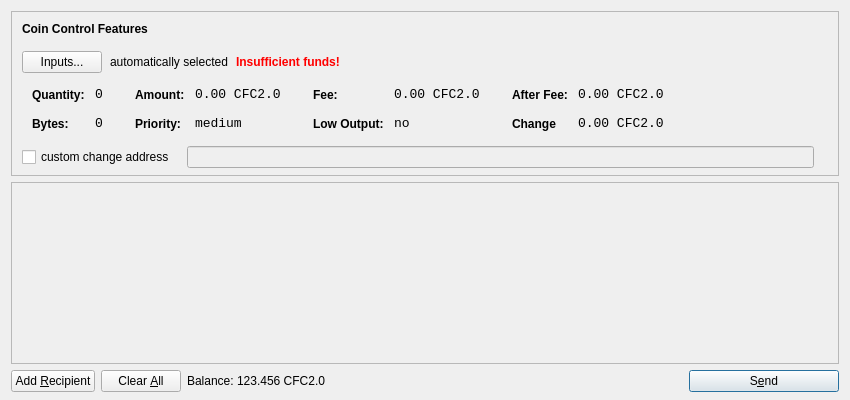
<?xml version="1.0" encoding="UTF-8"?>
<ui version="4.0">
 <class>SendCoinsDialog</class>
 <widget class="QDialog" name="SendCoinsDialog">
  <property name="geometry">
   <rect>
    <x>0</x>
    <y>0</y>
    <width>850</width>
    <height>400</height>
   </rect>
  </property>
  <property name="windowTitle">
   <string>Send Coins</string>
  </property>
  <layout class="QVBoxLayout" name="verticalLayout" stretch="0,1,0">
   <property name="bottomMargin">
    <number>8</number>
   </property>
   <item>
    <widget class="QFrame" name="frameCoinControl">
     <property name="sizePolicy">
      <sizepolicy hsizetype="Expanding" vsizetype="Expanding">
       <horstretch>0</horstretch>
       <verstretch>0</verstretch>
      </sizepolicy>
     </property>
     <property name="maximumSize">
      <size>
       <width>16777215</width>
       <height>16777215</height>
      </size>
     </property>
     <property name="frameShape">
      <enum>QFrame::StyledPanel</enum>
     </property>
     <property name="frameShadow">
      <enum>QFrame::Sunken</enum>
     </property>
     <layout class="QVBoxLayout" name="verticalLayoutCoinControl2">
      <property name="spacing">
       <number>-1</number>
      </property>
      <property name="leftMargin">
       <number>0</number>
      </property>
      <property name="topMargin">
       <number>0</number>
      </property>
      <property name="rightMargin">
       <number>0</number>
      </property>
      <property name="bottomMargin">
       <number>6</number>
      </property>
      <item>
       <layout class="QVBoxLayout" name="verticalLayoutCoinControl" stretch="0,0,0,0,1">
        <property name="spacing">
         <number>0</number>
        </property>
        <property name="leftMargin">
         <number>10</number>
        </property>
        <property name="topMargin">
         <number>10</number>
        </property>
        <item>
         <layout class="QHBoxLayout" name="horizontalLayoutCoinControl1">
          <property name="bottomMargin">
           <number>15</number>
          </property>
          <item>
           <widget class="QLabel" name="labelCoinControlFeatures">
            <property name="sizePolicy">
             <sizepolicy hsizetype="Preferred" vsizetype="Maximum">
              <horstretch>0</horstretch>
              <verstretch>0</verstretch>
             </sizepolicy>
            </property>
            <property name="font">
             <font>
              <weight>75</weight>
              <bold>true</bold>
             </font>
            </property>
            <property name="styleSheet">
             <string notr="true">font-weight:bold;</string>
            </property>
            <property name="text">
             <string>Coin Control Features</string>
            </property>
           </widget>
          </item>
         </layout>
        </item>
        <item>
         <layout class="QHBoxLayout" name="horizontalLayoutCoinControl2" stretch="0,0,0,0">
          <property name="spacing">
           <number>8</number>
          </property>
          <property name="bottomMargin">
           <number>10</number>
          </property>
          <item>
           <widget class="QPushButton" name="pushButtonCoinControl">
            <property name="styleSheet">
             <string notr="true"/>
            </property>
            <property name="text">
             <string>Inputs...</string>
            </property>
           </widget>
          </item>
          <item>
           <widget class="QLabel" name="labelCoinControlAutomaticallySelected">
            <property name="text">
             <string>automatically selected</string>
            </property>
            <property name="margin">
             <number>5</number>
            </property>
           </widget>
          </item>
          <item>
           <widget class="QLabel" name="labelCoinControlInsuffFunds">
            <property name="font">
             <font>
              <weight>75</weight>
              <bold>true</bold>
             </font>
            </property>
            <property name="styleSheet">
             <string notr="true">color:red;font-weight:bold;</string>
            </property>
            <property name="text">
             <string>Insufficient funds!</string>
            </property>
            <property name="margin">
             <number>5</number>
            </property>
           </widget>
          </item>
          <item>
           <spacer name="horizontalSpacerCoinControl">
            <property name="orientation">
             <enum>Qt::Horizontal</enum>
            </property>
            <property name="sizeHint" stdset="0">
             <size>
              <width>40</width>
              <height>1</height>
             </size>
            </property>
           </spacer>
          </item>
         </layout>
        </item>
        <item>
         <widget class="QWidget" name="widgetCoinControl" native="true">
          <property name="sizePolicy">
           <sizepolicy hsizetype="Preferred" vsizetype="Preferred">
            <horstretch>0</horstretch>
            <verstretch>0</verstretch>
           </sizepolicy>
          </property>
          <property name="minimumSize">
           <size>
            <width>0</width>
            <height>0</height>
           </size>
          </property>
          <property name="styleSheet">
           <string notr="true"/>
          </property>
          <layout class="QHBoxLayout" name="horizontalLayoutCoinControl5">
           <property name="margin">
            <number>0</number>
           </property>
           <item>
            <layout class="QHBoxLayout" name="horizontalLayoutCoinControl3" stretch="0,0,0,1">
             <property name="spacing">
              <number>20</number>
             </property>
             <property name="topMargin">
              <number>0</number>
             </property>
             <property name="bottomMargin">
              <number>10</number>
             </property>
             <item>
              <layout class="QFormLayout" name="formLayoutCoinControl1">
               <property name="horizontalSpacing">
                <number>10</number>
               </property>
               <property name="verticalSpacing">
                <number>14</number>
               </property>
               <property name="leftMargin">
                <number>10</number>
               </property>
               <property name="topMargin">
                <number>4</number>
               </property>
               <property name="rightMargin">
                <number>6</number>
               </property>
               <item row="0" column="0">
                <widget class="QLabel" name="labelCoinControlQuantityText">
                 <property name="styleSheet">
                  <string notr="true">font-weight:bold;</string>
                 </property>
                 <property name="text">
                  <string>Quantity:</string>
                 </property>
                 <property name="margin">
                  <number>0</number>
                 </property>
                </widget>
               </item>
               <item row="0" column="1">
                <widget class="QLabel" name="labelCoinControlQuantity">
                 <property name="font">
                  <font>
                   <family>Monospace</family>
                   <pointsize>10</pointsize>
                  </font>
                 </property>
                 <property name="cursor">
                  <cursorShape>IBeamCursor</cursorShape>
                 </property>
                 <property name="contextMenuPolicy">
                  <enum>Qt::ActionsContextMenu</enum>
                 </property>
                 <property name="text">
                  <string>0</string>
                 </property>
                 <property name="margin">
                  <number>0</number>
                 </property>
                 <property name="textInteractionFlags">
                  <set>Qt::LinksAccessibleByMouse|Qt::TextSelectableByKeyboard|Qt::TextSelectableByMouse</set>
                 </property>
                </widget>
               </item>
               <item row="1" column="0">
                <widget class="QLabel" name="labelCoinControlBytesText">
                 <property name="styleSheet">
                  <string notr="true">font-weight:bold;</string>
                 </property>
                 <property name="text">
                  <string>Bytes:</string>
                 </property>
                </widget>
               </item>
               <item row="1" column="1">
                <widget class="QLabel" name="labelCoinControlBytes">
                 <property name="font">
                  <font>
                   <family>Monospace</family>
                   <pointsize>10</pointsize>
                  </font>
                 </property>
                 <property name="cursor">
                  <cursorShape>IBeamCursor</cursorShape>
                 </property>
                 <property name="contextMenuPolicy">
                  <enum>Qt::ActionsContextMenu</enum>
                 </property>
                 <property name="text">
                  <string>0</string>
                 </property>
                 <property name="textInteractionFlags">
                  <set>Qt::LinksAccessibleByMouse|Qt::TextSelectableByKeyboard|Qt::TextSelectableByMouse</set>
                 </property>
                </widget>
               </item>
              </layout>
             </item>
             <item>
              <layout class="QFormLayout" name="formLayoutCoinControl2">
               <property name="horizontalSpacing">
                <number>10</number>
               </property>
               <property name="verticalSpacing">
                <number>14</number>
               </property>
               <property name="leftMargin">
                <number>6</number>
               </property>
               <property name="topMargin">
                <number>4</number>
               </property>
               <property name="rightMargin">
                <number>6</number>
               </property>
               <item row="0" column="0">
                <widget class="QLabel" name="labelCoinControlAmountText">
                 <property name="styleSheet">
                  <string notr="true">font-weight:bold;</string>
                 </property>
                 <property name="text">
                  <string>Amount:</string>
                 </property>
                 <property name="margin">
                  <number>0</number>
                 </property>
                </widget>
               </item>
               <item row="0" column="1">
                <widget class="QLabel" name="labelCoinControlAmount">
                 <property name="font">
                  <font>
                   <family>Monospace</family>
                   <pointsize>10</pointsize>
                  </font>
                 </property>
                 <property name="cursor">
                  <cursorShape>IBeamCursor</cursorShape>
                 </property>
                 <property name="contextMenuPolicy">
                  <enum>Qt::ActionsContextMenu</enum>
                 </property>
                 <property name="text">
                  <string>0.00 CFC2.0</string>
                 </property>
                 <property name="textInteractionFlags">
                  <set>Qt::LinksAccessibleByMouse|Qt::TextSelectableByKeyboard|Qt::TextSelectableByMouse</set>
                 </property>
                </widget>
               </item>
               <item row="1" column="0">
                <widget class="QLabel" name="labelCoinControlPriorityText">
                 <property name="styleSheet">
                  <string notr="true">font-weight:bold;</string>
                 </property>
                 <property name="text">
                  <string>Priority:</string>
                 </property>
                </widget>
               </item>
               <item row="1" column="1">
                <widget class="QLabel" name="labelCoinControlPriority">
                 <property name="font">
                  <font>
                   <family>Monospace</family>
                   <pointsize>10</pointsize>
                  </font>
                 </property>
                 <property name="cursor">
                  <cursorShape>IBeamCursor</cursorShape>
                 </property>
                 <property name="contextMenuPolicy">
                  <enum>Qt::ActionsContextMenu</enum>
                 </property>
                 <property name="text">
                  <string>medium</string>
                 </property>
                 <property name="textInteractionFlags">
                  <set>Qt::LinksAccessibleByMouse|Qt::TextSelectableByKeyboard|Qt::TextSelectableByMouse</set>
                 </property>
                </widget>
               </item>
              </layout>
             </item>
             <item>
              <layout class="QFormLayout" name="formLayoutCoinControl3">
               <property name="horizontalSpacing">
                <number>10</number>
               </property>
               <property name="verticalSpacing">
                <number>14</number>
               </property>
               <property name="leftMargin">
                <number>6</number>
               </property>
               <property name="topMargin">
                <number>4</number>
               </property>
               <property name="rightMargin">
                <number>6</number>
               </property>
               <item row="0" column="0">
                <widget class="QLabel" name="labelCoinControlFeeText">
                 <property name="styleSheet">
                  <string notr="true">font-weight:bold;</string>
                 </property>
                 <property name="text">
                  <string>Fee:</string>
                 </property>
                 <property name="margin">
                  <number>0</number>
                 </property>
                </widget>
               </item>
               <item row="0" column="1">
                <widget class="QLabel" name="labelCoinControlFee">
                 <property name="font">
                  <font>
                   <family>Monospace</family>
                   <pointsize>10</pointsize>
                  </font>
                 </property>
                 <property name="cursor">
                  <cursorShape>IBeamCursor</cursorShape>
                 </property>
                 <property name="contextMenuPolicy">
                  <enum>Qt::ActionsContextMenu</enum>
                 </property>
                 <property name="text">
                  <string>0.00 CFC2.0</string>
                 </property>
                 <property name="textInteractionFlags">
                  <set>Qt::LinksAccessibleByMouse|Qt::TextSelectableByKeyboard|Qt::TextSelectableByMouse</set>
                 </property>
                </widget>
               </item>
               <item row="1" column="0">
                <widget class="QLabel" name="labelCoinControlLowOutputText">
                 <property name="styleSheet">
                  <string notr="true">font-weight:bold;</string>
                 </property>
                 <property name="text">
                  <string>Low Output:</string>
                 </property>
                </widget>
               </item>
               <item row="1" column="1">
                <widget class="QLabel" name="labelCoinControlLowOutput">
                 <property name="font">
                  <font>
                   <family>Monospace</family>
                   <pointsize>10</pointsize>
                  </font>
                 </property>
                 <property name="cursor">
                  <cursorShape>IBeamCursor</cursorShape>
                 </property>
                 <property name="contextMenuPolicy">
                  <enum>Qt::ActionsContextMenu</enum>
                 </property>
                 <property name="text">
                  <string>no</string>
                 </property>
                 <property name="textInteractionFlags">
                  <set>Qt::LinksAccessibleByMouse|Qt::TextSelectableByKeyboard|Qt::TextSelectableByMouse</set>
                 </property>
                </widget>
               </item>
              </layout>
             </item>
             <item>
              <layout class="QFormLayout" name="formLayoutCoinControl4">
               <property name="horizontalSpacing">
                <number>10</number>
               </property>
               <property name="verticalSpacing">
                <number>14</number>
               </property>
               <property name="leftMargin">
                <number>6</number>
               </property>
               <property name="topMargin">
                <number>4</number>
               </property>
               <property name="rightMargin">
                <number>6</number>
               </property>
               <item row="0" column="0">
                <widget class="QLabel" name="labelCoinControlAfterFeeText">
                 <property name="styleSheet">
                  <string notr="true">font-weight:bold;</string>
                 </property>
                 <property name="text">
                  <string>After Fee:</string>
                 </property>
                 <property name="margin">
                  <number>0</number>
                 </property>
                </widget>
               </item>
               <item row="0" column="1">
                <widget class="QLabel" name="labelCoinControlAfterFee">
                 <property name="font">
                  <font>
                   <family>Monospace</family>
                   <pointsize>10</pointsize>
                  </font>
                 </property>
                 <property name="cursor">
                  <cursorShape>IBeamCursor</cursorShape>
                 </property>
                 <property name="contextMenuPolicy">
                  <enum>Qt::ActionsContextMenu</enum>
                 </property>
                 <property name="text">
                  <string>0.00 CFC2.0</string>
                 </property>
                 <property name="textInteractionFlags">
                  <set>Qt::LinksAccessibleByMouse|Qt::TextSelectableByKeyboard|Qt::TextSelectableByMouse</set>
                 </property>
                </widget>
               </item>
               <item row="1" column="0">
                <widget class="QLabel" name="labelCoinControlChangeText">
                 <property name="styleSheet">
                  <string notr="true">font-weight:bold;</string>
                 </property>
                 <property name="text">
                  <string>Change</string>
                 </property>
                </widget>
               </item>
               <item row="1" column="1">
                <widget class="QLabel" name="labelCoinControlChange">
                 <property name="font">
                  <font>
                   <family>Monospace</family>
                   <pointsize>10</pointsize>
                  </font>
                 </property>
                 <property name="cursor">
                  <cursorShape>IBeamCursor</cursorShape>
                 </property>
                 <property name="contextMenuPolicy">
                  <enum>Qt::ActionsContextMenu</enum>
                 </property>
                 <property name="text">
                  <string>0.00 CFC2.0</string>
                 </property>
                 <property name="textInteractionFlags">
                  <set>Qt::LinksAccessibleByMouse|Qt::TextSelectableByKeyboard|Qt::TextSelectableByMouse</set>
                 </property>
                </widget>
               </item>
              </layout>
             </item>
            </layout>
           </item>
          </layout>
         </widget>
        </item>
        <item>
         <layout class="QHBoxLayout" name="horizontalLayoutCoinControl4" stretch="0,0,0">
          <property name="spacing">
           <number>12</number>
          </property>
          <property name="sizeConstraint">
           <enum>QLayout::SetDefaultConstraint</enum>
          </property>
          <property name="topMargin">
           <number>5</number>
          </property>
          <property name="rightMargin">
           <number>5</number>
          </property>
          <item>
           <widget class="QCheckBox" name="checkBoxCoinControlChange">
            <property name="text">
             <string>custom change address</string>
            </property>
           </widget>
          </item>
          <item>
           <widget class="QLineEdit" name="lineEditCoinControlChange">
            <property name="enabled">
             <bool>false</bool>
            </property>
            <property name="sizePolicy">
             <sizepolicy hsizetype="Expanding" vsizetype="Fixed">
              <horstretch>0</horstretch>
              <verstretch>0</verstretch>
             </sizepolicy>
            </property>
           </widget>
          </item>
          <item>
           <widget class="QLabel" name="labelCoinControlChangeLabel">
            <property name="sizePolicy">
             <sizepolicy hsizetype="Preferred" vsizetype="Expanding">
              <horstretch>0</horstretch>
              <verstretch>0</verstretch>
             </sizepolicy>
            </property>
            <property name="minimumSize">
             <size>
              <width>0</width>
              <height>0</height>
             </size>
            </property>
            <property name="text">
             <string/>
            </property>
            <property name="margin">
             <number>3</number>
            </property>
           </widget>
          </item>
         </layout>
        </item>
        <item>
         <spacer name="verticalSpacerCoinControl">
          <property name="orientation">
           <enum>Qt::Vertical</enum>
          </property>
          <property name="sizeHint" stdset="0">
           <size>
            <width>800</width>
            <height>1</height>
           </size>
          </property>
         </spacer>
        </item>
       </layout>
      </item>
     </layout>
    </widget>
   </item>
   <item>
    <widget class="QScrollArea" name="scrollArea">
     <property name="widgetResizable">
      <bool>true</bool>
     </property>
     <widget class="QWidget" name="scrollAreaWidgetContents">
      <property name="geometry">
       <rect>
        <x>0</x>
        <y>0</y>
        <width>830</width>
        <height>165</height>
       </rect>
      </property>
      <layout class="QVBoxLayout" name="verticalLayout_2">
       <property name="margin">
        <number>0</number>
       </property>
       <item>
        <layout class="QVBoxLayout" name="entries">
         <property name="spacing">
          <number>6</number>
         </property>
        </layout>
       </item>
       <item>
        <spacer name="verticalSpacer">
         <property name="orientation">
          <enum>Qt::Vertical</enum>
         </property>
         <property name="sizeHint" stdset="0">
          <size>
           <width>20</width>
           <height>40</height>
          </size>
         </property>
        </spacer>
       </item>
      </layout>
     </widget>
    </widget>
   </item>
   <item>
    <layout class="QHBoxLayout" name="horizontalLayout">
     <item>
      <widget class="QPushButton" name="addButton">
       <property name="toolTip">
        <string>Send to multiple recipients at once</string>
       </property>
       <property name="text">
        <string>Add &amp;Recipient</string>
       </property>
       <property name="icon">
        <iconset resource="../bitcoin.qrc">
         <normaloff>:/icons/add</normaloff>:/icons/add</iconset>
       </property>
       <property name="autoDefault">
        <bool>false</bool>
       </property>
      </widget>
     </item>
     <item>
      <widget class="QPushButton" name="clearButton">
       <property name="sizePolicy">
        <sizepolicy hsizetype="Minimum" vsizetype="Fixed">
         <horstretch>0</horstretch>
         <verstretch>0</verstretch>
        </sizepolicy>
       </property>
       <property name="toolTip">
        <string>Remove all transaction fields</string>
       </property>
       <property name="text">
        <string>Clear &amp;All</string>
       </property>
       <property name="icon">
        <iconset resource="../bitcoin.qrc">
         <normaloff>:/icons/remove</normaloff>:/icons/remove</iconset>
       </property>
       <property name="autoRepeatDelay">
        <number>300</number>
       </property>
       <property name="autoDefault">
        <bool>false</bool>
       </property>
      </widget>
     </item>
     <item>
      <layout class="QHBoxLayout" name="horizontalLayout_2">
       <property name="spacing">
        <number>3</number>
       </property>
       <item>
        <widget class="QLabel" name="label">
         <property name="sizePolicy">
          <sizepolicy hsizetype="Preferred" vsizetype="Fixed">
           <horstretch>0</horstretch>
           <verstretch>0</verstretch>
          </sizepolicy>
         </property>
         <property name="text">
          <string>Balance:</string>
         </property>
        </widget>
       </item>
       <item>
        <widget class="QLabel" name="labelBalance">
         <property name="sizePolicy">
          <sizepolicy hsizetype="Preferred" vsizetype="Fixed">
           <horstretch>0</horstretch>
           <verstretch>0</verstretch>
          </sizepolicy>
         </property>
         <property name="cursor">
          <cursorShape>IBeamCursor</cursorShape>
         </property>
         <property name="text">
          <string>123.456 CFC2.0</string>
         </property>
         <property name="textInteractionFlags">
          <set>Qt::LinksAccessibleByMouse|Qt::TextSelectableByKeyboard|Qt::TextSelectableByMouse</set>
         </property>
        </widget>
       </item>
      </layout>
     </item>
     <item>
      <spacer name="horizontalSpacer">
       <property name="orientation">
        <enum>Qt::Horizontal</enum>
       </property>
       <property name="sizeHint" stdset="0">
        <size>
         <width>40</width>
         <height>20</height>
        </size>
       </property>
      </spacer>
     </item>
     <item>
      <widget class="QPushButton" name="sendButton">
       <property name="minimumSize">
        <size>
         <width>150</width>
         <height>0</height>
        </size>
       </property>
       <property name="toolTip">
        <string>Confirm the send action</string>
       </property>
       <property name="text">
        <string>S&amp;end</string>
       </property>
       <property name="icon">
        <iconset resource="../bitcoin.qrc">
         <normaloff>:/icons/send</normaloff>:/icons/send</iconset>
       </property>
       <property name="default">
        <bool>true</bool>
       </property>
      </widget>
     </item>
    </layout>
   </item>
  </layout>
 </widget>
 <resources>
  <include location="../bitcoin.qrc"/>
 </resources>
 <connections/>
</ui>
